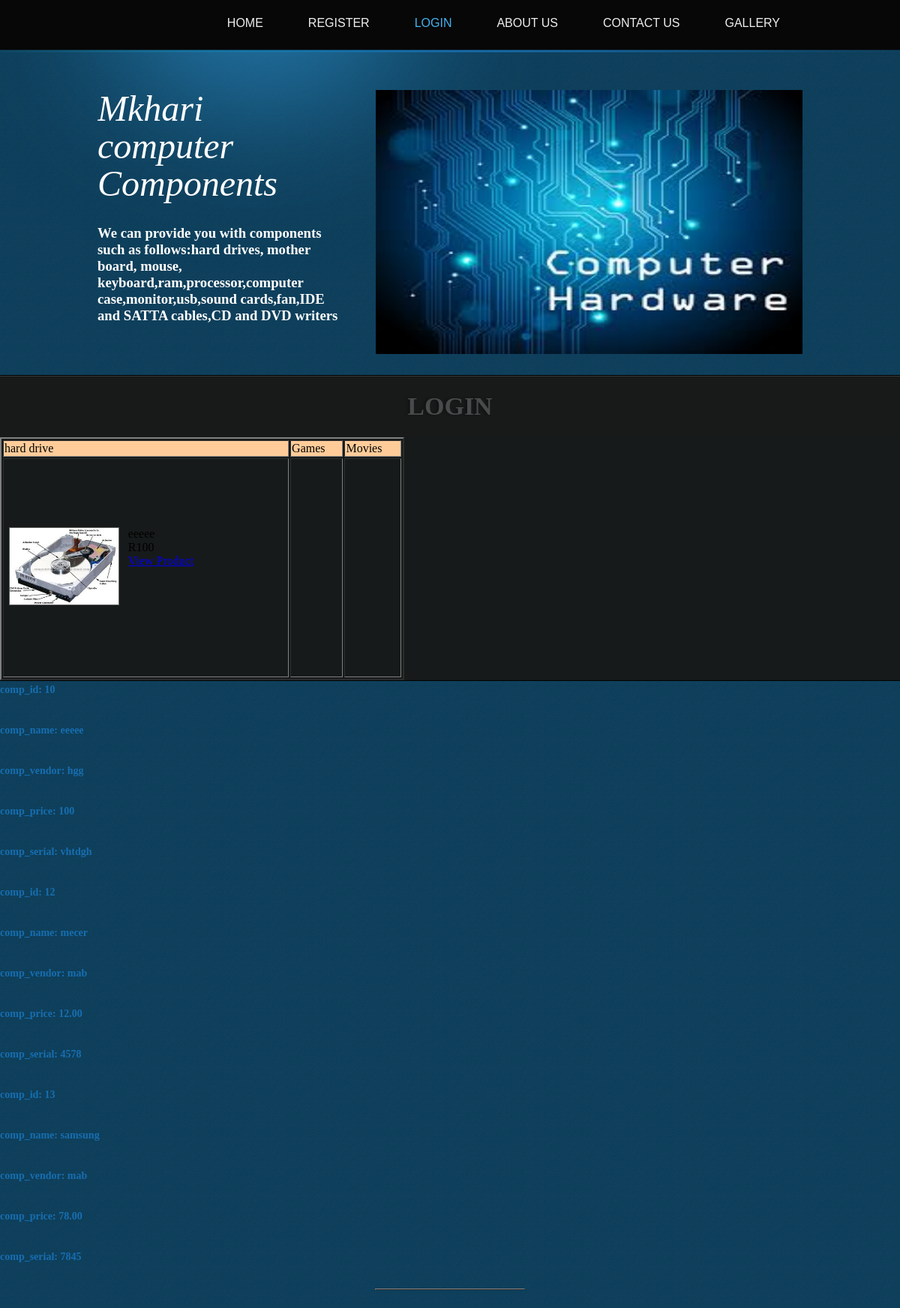
/final/compi.php, run on the app's committed database.
### tables this page shows
CREATE TABLE IF NOT EXISTS `comp` (
  `comp_id` int(10) NOT NULL AUTO_INCREMENT,
  `comp_name` varchar(50) NOT NULL,
  `comp_vendor` varchar(50) NOT NULL,
  `comp_price` varchar(20) NOT NULL,
  `category` varchar(20) NOT NULL,
  `comp_serial` varchar(50) NOT NULL,
  PRIMARY KEY (`comp_id`)
);

### final/scripts/connect_to_mysql.class.php (called while the page is built, shortened)
<?php
class Connect
{
	private $localhos="localhost";
	private $username="mab";
	private $passw="mab";
	private $data_name="users";
	function connect()
	{
		$this->db=new MySQLi($this->localhos,$this->username,$this->passw,$this->data_name)or die("could not connect");
		return $this->db;
	}
}
?>

### final/compi.php (the view, shortened to what this page needs)
<?php
require("scripts/sql_scripts.class.php");
$obj=new sql_commands();
$dis_music=$obj->select_for_hardrive();
?>
<!DOCTYPE html>
<html>
<head>
	<link rel="stylesheet" href="css/style.css" type="text/css">
</head>
<body>
	<div id="header">
		<div class="wrapper clearfix">
			<ul id="navigation">
				<li>
					<a href="index.php">HOME</a>
			  </li>
				<li>
					<a href="register.php.">REGISTER</a>
				</li>
                <li class="selected">
					<a href="login.php">LOGIN</a>
				</li>
				<li>
					<a href="aboutus.php">ABOUT US</a>
				</li>
                <li>
					<a href="contactus.php">CONTACT US</a>
				</li>
				<li>
					<a href="gallery.php">GALLERY</a>
				</li>
			</ul>
		</div>
	</div>
	<div id="contents">
<div id="adbox" >
		  <div class="wrapper clearfix">
		    <div align="left"><img src="images/comph.jpg"  align="right"alt="Img" height="352" width="569">
	        </div>
		    <div class="info">
	          <h1>Mkhari computer Components</h1>
              <h3 class="giddy"> <span class="fff">We can provide you with components such as follows:hard drives, mother board, mouse, keyboard,ram,processor,computer case,monitor,usb,sound cards,fan,IDE  and SATTA cables,CD  and DVD writers</span></h3>
              <h1 align="left">&nbsp;</h1>
			</div>
</div>
  <div class="highlight">
	<h2 align="center">LOGIN</h2>
    <table width="539" height="324" border="2">
                  <tr>
                    <td height="18" bgcolor="#FFCC99">hard drive</td>
                    <td bgcolor="#FFCC99">Games</td>
                    <td bgcolor="#FFCC99">Movies</td>
                  </tr>
                  <tr>
                    <td><?php  echo $dis_music;?></td>
                    <td><?php echo $dis_games;?></td>
                    <td><?php  echo $dis_movie;?></td>
                  </tr>
    </table>
	</div>
            <form action="" method="post" name="form1" class="form-horizontal" id="form1">
  <div align="center">
    <table width="200" border="1">
	  <?php
		  @ $db = new mysqli('localhost', 'mab','mab','users');
		  $query = "select * from comp";
		$result = $db->query($query);
		$num_results = $result->num_rows;
		for ($i=0; $i <$num_results; $i++) {
		$row = $result->fetch_assoc();
		echo "<p><strong>"." comp_id: ";
		echo htmlspecialchars(stripslashes($row['comp_id']))."</p>";
		echo "<p><strong>"."comp_name: ";
		echo htmlspecialchars(stripslashes($row['comp_name']))."</p>";
		echo "<p><strong>"." comp_vendor: ";
		echo htmlspecialchars(stripslashes($row['comp_vendor']))."</p>";
		echo "<p><strong>"." comp_price: ";
		echo htmlspecialchars(stripslashes($row['comp_price']))."</p>";
		echo "<p><strong>"."comp_serial: ";
		echo htmlspecialchars(stripslashes($row['comp_serial']))."</p>";
		}
?>
    </table>
</div>
</form>
</div>
</body>
</html>

### final/scripts/sql_scripts.class.php (shortened to what this page needs)
<?php
require("connect_to_mysql.class.php");
class sql_commands extends Connect
{
	function select_for_hardrive()
	{
		$ad_novels="";
	$this->db=Connect::connect();
		$query="select * from comp";
		$result=$this->db->query($query);
		$num_row=$result->num_rows;
		if($num_row>0)
		{
			for($a=0; $a<$num_row; $a++)
			{
				$rows=$result->fetch_assoc();
				$games=$rows['category'];
				if($games=="hardrive")
				{
					$comp_id=$rows['comp_id'];
					$comp_name=$rows['comp_name'];
					$comp_price=$rows['comp_price'];
									$ad_novels.='<table border="0" cellspacing="0" cellpadding="6">
	<tr>
		<td width="17%" valign="top"><a href="product.php?comp_id='.$comp_id.'"><img style="border:#666 1px solid;" src="proImages/'.$comp_id.'.jpg" height="102" border="1" /></a></td>
		<td valign="top">'.$comp_name.'<br/> R'.$comp_price.'<br/>
		<a href="product.php?comp_id='.$comp_id.'">View Product</a>
		</tr>
				</table>';
				}
			}
		}
		return $ad_novels;
	}
}
?>

### final/css/style.css (style rules this page uses)
body { background: url(../images/bg-body.jpg) repeat left top; font-family: Arial, Helvetica, sans-serif; min-width: 960px; margin: 0; }
img { border: 0; }
.wrapper { width: 960px; margin: 0 auto; }
.clearfix:after { clear:both; content:""; display:block; height:1%; line-height:0; visibility:hidden; }
#header { background: url(../images/bg-header.png) repeat-x center top; height: 50px; padding: 16px 0 0; text-align: right; }
#navigation { display: inline-block; height: 30px; list-style: none; margin: 0 10px; padding: 0; *width: 516px; }
#navigation li { float: left; margin: 0 30px; }
#navigation li:first-child { margin-left: 0; }
#navigation li a { color: #efefef; line-height: 30px; padding: 0; text-decoration: none; }
#navigation li a:hover, #navigation li.selected a { color: #44b2f1; }
#contents { background: url(../images/bg-content.png) repeat-x center top; margin: 0 0 24px; padding: 56px 0 0; }
#contents h1, #featured h3 { color: #fbfdfd; font: italic 34px Georgia, "Times New Roman", Times, serif; font-style: italic; margin: 0 0 18px; }
#contents p { color: #e8eff4; font-size: 14px; line-height: 24px; margin: 0; padding: 0 0 30px; text-align: justify; }
#adbox { font-family: Georgia, "Times New Roman", Times, serif; min-height: 433px; margin: -56px 0 22px; *margin: 0; *position: relative; *top: -56px; }
#adbox .wrapper { width: 940px; padding: 54px 10px 26px; }
#adbox .info { height: 354px; width: 330px; overflow: hidden; }
#adbox h1 { color: #ffffff; font-size: 48px; font-style: italic; line-height: 50px; margin-bottom: 30px; }
#adbox p { color: #176eb0; font-size: 14px; line-height: 24px; }
#adbox div.highlight { background: #171a1a url(../images/adbox-bg-heading.jpg) repeat-x left top; min-height: 82px; border-color: #000; border-style: solid none; border-width: 1px; }
#adbox div.highlight h2 { color: #484b4b; font-size: 34px; line-height: 82px; width: 940px; margin: 0 auto; padding: 0 10px; text-shadow: -3px 0 3px #121413; }

### final/compi.php (style rules this page uses)
.fff { color: #808080; }
.giddy { color: #000040; }
.fff { color: #FFF; }

### data on the page
comp: comp_name "eeeee", comp_price "100", comp_id "10", comp_vendor "hgg", comp_serial "vhtdgh"
comp: comp_id "12", comp_name "mecer", comp_vendor "mab", comp_price "12.00", comp_serial "4578"
comp: comp_id "13", comp_name "samsung", comp_vendor "mab", comp_price "78.00", comp_serial "7845"
